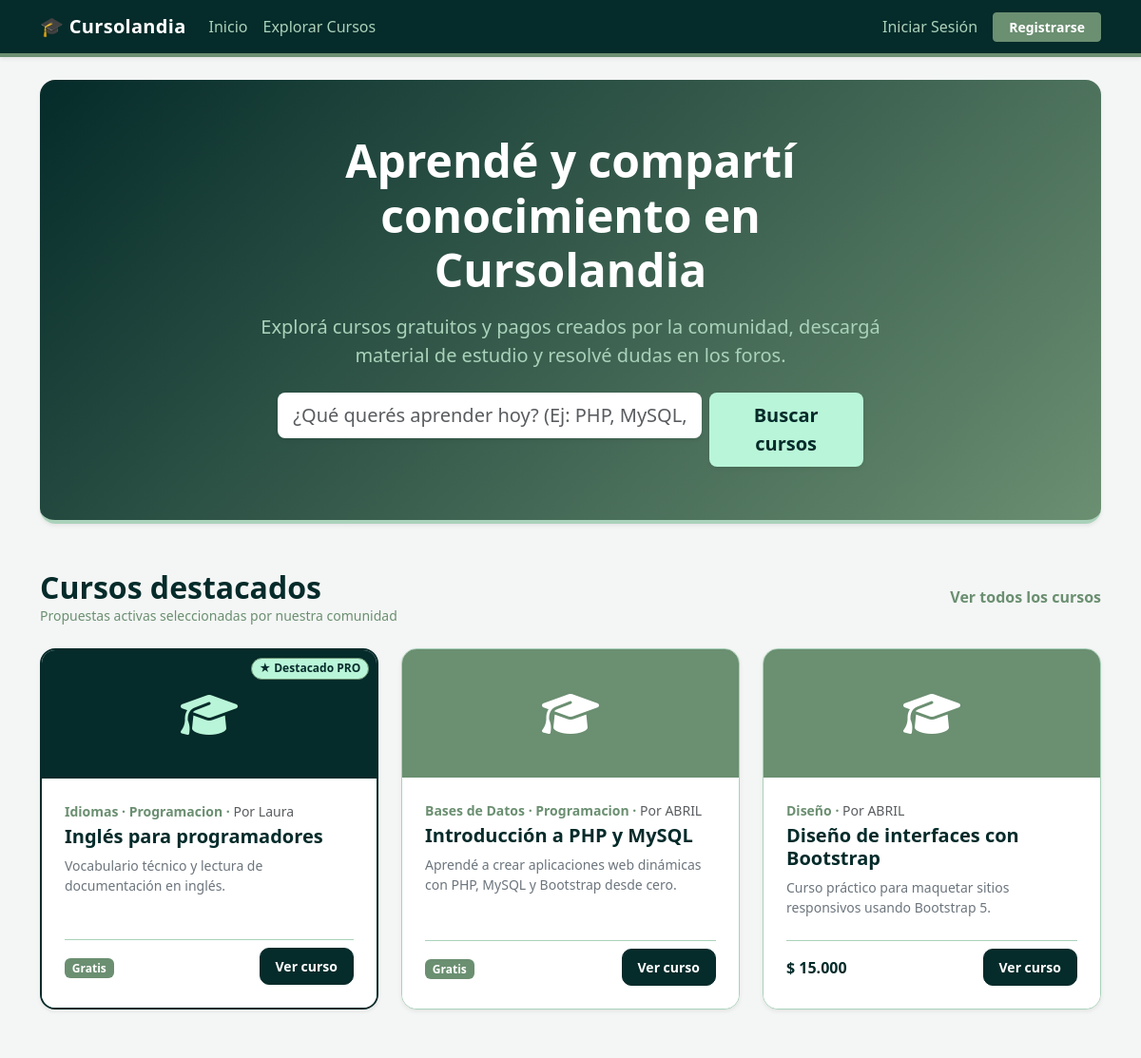
Before: / (upper part) with the older database file.
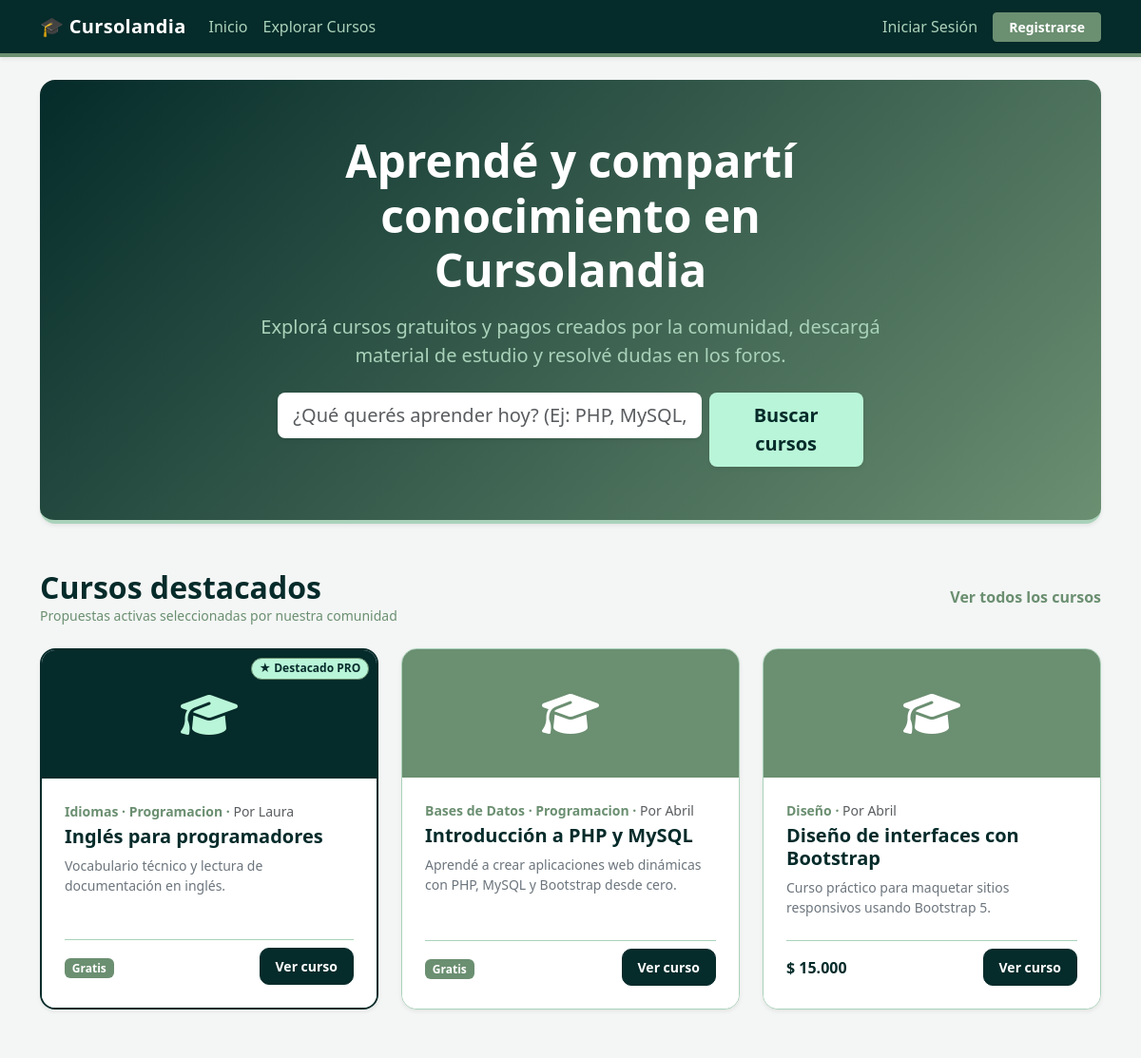
After: the same page with the newer database file.
### tables this page shows
CREATE TABLE `cursos` (
  `id` int(10) UNSIGNED NOT NULL,
  `creador_id` int(10) UNSIGNED NOT NULL,
  `titulo` varchar(150) NOT NULL,
  `descripcion` text NOT NULL,
  `costo` decimal(10,2) NOT NULL DEFAULT 0.00,
  `cupo` smallint(5) UNSIGNED DEFAULT NULL,
  `es_publico` tinyint(1) NOT NULL DEFAULT 1,
  `fecha_inicio` date NOT NULL,
  `fecha_fin` date NOT NULL,
  `fecha_creacion` datetime NOT NULL DEFAULT current_timestamp()
);

CREATE TABLE `usuarios` (
  `id` int(10) UNSIGNED NOT NULL,
  `rol_id` tinyint(3) UNSIGNED NOT NULL DEFAULT 1,
  `plan_id` tinyint(3) UNSIGNED NOT NULL DEFAULT 1,
  `nombre` varchar(100) NOT NULL,
  `apellido` varchar(100) NOT NULL,
  `email` varchar(150) NOT NULL,
  `password_hash` varchar(255) NOT NULL,
  `antecedentes` text DEFAULT NULL,
  `imagen_perfil` varchar(255) DEFAULT NULL,
  `fecha_registro` datetime NOT NULL DEFAULT current_timestamp(),
  `plan_vence_en` date DEFAULT NULL
);

### app/controllers/CursoController.php (called while the page is built, shortened)
<?php
require_once __DIR__ . '/../models/Curso.php';
class CursoController {
    public static function home() {
        $cursosDestacados = Curso::obtenerDestacados(3);
        require_once __DIR__ . '/../views/home.php';
    }
}
?>

### app/models/Curso.php (called while the page is built, shortened)
<?php
class Curso {
    public static function obtenerDestacados($limite = 3) {
        $db = conectar();
        $sql = "SELECT c.id, c.creador_id, c.titulo, c.descripcion, c.costo, c.cupo,
                       c.es_publico, c.fecha_inicio, c.fecha_fin, c.fecha_creacion,
                       u.nombre AS creador_nombre, u.apellido AS creador_apellido, u.plan_id AS creador_plan,
                       GROUP_CONCAT(DISTINCT e.nombre SEPARATOR ', ') AS etiquetas
                FROM cursos c
                JOIN usuarios u ON c.creador_id = u.id
                LEFT JOIN curso_etiquetas ce ON c.id = ce.curso_id
                LEFT JOIN etiquetas e ON ce.etiqueta_id = e.id
                WHERE c.es_publico = 1 AND c.fecha_fin >= CURDATE()
                GROUP BY c.id, c.creador_id, c.titulo, c.descripcion, c.costo, c.cupo,
                         c.es_publico, c.fecha_inicio, c.fecha_fin, c.fecha_creacion,
                         u.nombre, u.apellido, u.plan_id
                ORDER BY u.plan_id DESC, c.fecha_creacion DESC
                LIMIT ?";
        $stmt = mysqli_prepare($db, $sql);
        mysqli_stmt_bind_param($stmt, "i", $limite);
        mysqli_stmt_execute($stmt);
        $destacados = mysqli_fetch_all(mysqli_stmt_get_result($stmt), MYSQLI_ASSOC);
        return $destacados;
    }
}
?>

### app/views/layouts/card_curso.php (the view, shortened to what the changed rows need)
<?php
$esPro = ($curso['creador_plan'] == 2);
$bgBanner = $esPro ? '#052B2A' : '#6B8F71';
$colorIcono = $esPro ? '#B9F5D8' : '#FFFFFF';
$icono = 'fa-solid fa-graduation-cap';
?>
<div class="col-md-4 mb-4">
    <div class="card h-100 rounded-4 shadow-sm overflow-hidden <?= $esPro ? 'card-cursolandia-pro' : 'card-cursolandia' ?>">
        <div class="d-flex align-items-center justify-content-center position-relative"
             style="height: 135px; background-color: <?= $bgBanner ?>; color: <?= $colorIcono ?>;">
            <i class="<?= $icono ?> fa-3x"></i>
        </div>
        <div class="card-body d-flex flex-column p-4 bg-white">
            <div class="text-olive small fw-semibold mb-1">
                <?php if (!empty($curso['etiquetas'])): ?>
                    <?= htmlspecialchars(str_replace(', ', ' · ', $curso['etiquetas'])) ?>
                <?php else: ?>
                    Curso general
                <?php endif; ?>
                · <span class="text-muted fw-normal">Por <?= htmlspecialchars($curso['creador_nombre']) ?></span>
            </div>
            <h5 class="card-title fw-bold text-evergreen mb-2">
                <?= htmlspecialchars($curso['titulo']) ?>
            </h5>
            <p class="card-text text-secondary small mb-4 flex-grow-1">
                <?= htmlspecialchars(mb_strimwidth($curso['descripcion'], 0, 95, '...')) ?>
            </p>
            <div class="d-flex justify-content-between align-items-center mt-auto pt-2" style="border-top: 1px solid #AAD2BA;">
                <span class="fw-bold fs-6 text-evergreen">
                    <?php if ($curso['costo'] > 0): ?>
                        $ <?= number_format($curso['costo'], 0, ',', '.') ?>
                    <?php else: ?>
                        <span class="badge badge-gratis">Gratis</span>
                    <?php endif; ?>
                </span>
                <a href="index.php?action=detalle_curso&id=<?= $curso['id'] ?>"
                   class="btn btn-sm btn-evergreen px-3 py-2 fw-semibold"
                   style="border-radius: 10px;">
                    Ver curso
                </a>
            </div>
        </div>
    </div>
</div>

### app/views/home.php (shortened to what the changed rows need)
<?php require_once __DIR__ . '/layouts/header.php'; ?>
<section class="p-4 p-md-5 mb-5 rounded-4 text-white shadow-sm"
         style="background: linear-gradient(135deg, #052B2A 0%, #6B8F71 100%); border-bottom: 4px solid #AAD2BA;">
    <div class="row align-items-center py-2">
        <div class="col-lg-8 mx-auto text-center">
            <h1 class="display-5 fw-bold mb-3">Aprendé y compartí conocimiento en Cursolandia</h1>
        </div>
    </div>
</section>
<section class="mb-5">
    <div class="d-flex justify-content-between align-items-center mb-4">
        <div>
            <h2 class="fw-bold text-evergreen mb-0">Cursos destacados</h2>
        </div>
    </div>
    <div class="row">
        <?php if (empty($cursosDestacados)): ?>
            <div class="col-12">
                <div class="alert alert-cursolandia-info">
                    Todavía no hay cursos activos publicados. ¡Sé el primero en crear uno!
                </div>
            </div>
        <?php else: ?>
            <?php foreach ($cursosDestacados as $curso): ?>
                <?php require __DIR__ . '/layouts/card_curso.php'; ?>
            <?php endforeach; ?>
        <?php endif; ?>
    </div>
</section>
<?php require_once __DIR__ . '/layouts/footer.php'; ?>

Changed rows visible on the page:
changed cursos "Introducción a PHP y MySQL": creador.nombre "ABRIL" → "Abril"
changed cursos "Diseño de interfaces con Bootstrap": creador.nombre "ABRIL" → "Abril"
